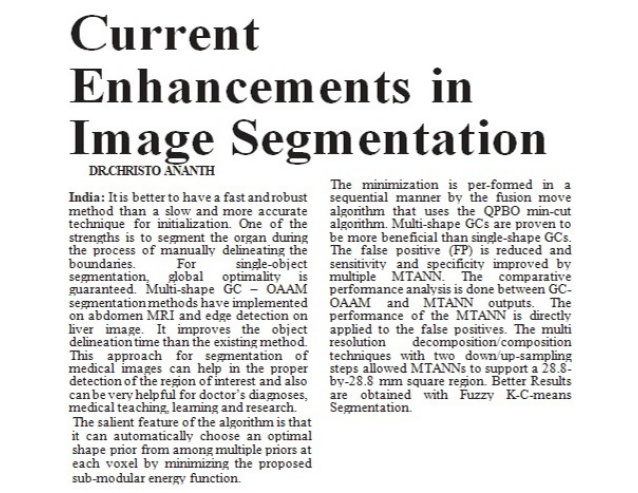
#> input picture joined comps/np/christo-ananth-newspaper-article-current-enhancements-in-image-segmentation-morning-india-india-january-2019-pp-06-1-638.jpg, 638 x 493 px
$ python binary_cv.py --image np/christo-ananth-newspaper-article-current-enhancements-in-image-segmentation-morning-india-india-january-2019-pp-06-1-638.jpg
#> lines starting #> are read from the running program, lines starting #| are printed output that depends on the picture; after the words box and inside, x2 and y2 are one past the last pixel; in counts of white or black regions, pixels touching at a corner belong together; long printed decimals are rounded
### joined comps/blur_ar.py
from imutils import paths
import argparse
import matplotlib.pyplot as plt
import numpy as np
import cv2


# [5 lines left out: function check_box_not_empty, not called in this run]

def check_aspect_ratio(image):
    #print(image.shape)
    img = image.copy()
    #print(type(image[0][0]))

    imgh , imgw = image.shape
    cv2.imshow("img",image)

    """ for i in range(imgh):
        for j in range(imgw):
            if image[i][j]> 0 and image[i,j] >120:
                print(i,j,image[i,j]) """

    image1 = cv2.cvtColor(image*255, cv2.COLOR_GRAY2BGR)

    num_levels, labels, stats, centroids = cv2.connectedComponentsWithStats(image, connectivity=4)
    #print(num_levels , len(labels),len(stats))
    valid_chars = []
    long_lines = []
    joined_comps = []
    huge_boxes = []
    dots = []
    hyphens = []
    #print("labels",labels)

    #print("stats",stats)
    sorted_stats = stats[np.argsort(stats[:, 3])]
    #print(sorted_stats)

    for i, stat in enumerate(sorted_stats):
        x , y , w , h = stat[0] , stat[1] ,stat[2] , stat[3]

        if ( w/h > 35 and h<6 ) or ( h/w > 25 and w < 6)  :
            #image = cv2.rectangle(image1,(x,y),(x+w,y+h),(0,255,255),1)
            long_lines.append(i)
            #print(w,h,w*h,h/w)

        elif w*h >2500 or ( w*h > 1700 and check_box_not_empty(sorted_stats[i:],x,y,x+w,y+h) ):
            #image = cv2.rectangle(image1,(x,y),(x+w,y+h),(0,255,0),2)
            huge_boxes.append(i)

        elif w*h >= 4 and w*h < 25 and w/h >= 2.5 and w/h < 5:
            #image = cv2.rectangle(image1,(x,y),(x+w,y+h),(255,255,0),2)
            hyphens.append(i)
            #print("hypehn",w,h,w/h,h/w,w*h)

        elif w*h < 7 or ( w*h <= 12 and w/h<= 2 and w/h >= 0.5) or ( w*h <= 16 and w/h< 1.7 and w/h >= 0.6) :
            #image = cv2.rectangle(image1,(x,y),(x+w,y+h),(255,255,255),1)
            dots.append(i)
            #print("dot",w,h,w*h,w/h,h/w)
            """ k = stat[1]+h//2
            n = stat[0]+ w//2
            print("pixel",img[k,n]) """

        elif ( w/h > 2 and w*h >= 25 ) :
            image = cv2.rectangle(image1,(x,y),(x+w,y+h),(0,0,255),1)
            joined_comps.append(i)
            #print(w,h,w*h,w/h,h/w)

        else :
            #image = cv2.rectangle(image1,(x,y),(x+w,y+h),(255,0,0),2)
            valid_chars.append(i)
            #print(w,h,w/h,h/w,h*w,area)
            #print(w,h,w*h,w/h,h/w)
        #print(w,h,w*h,w/h,h/w)
        """ if h/w >= 3 :
            vertc = vertc + 1 """
            #image = cv2.rectangle(image1,(x,y),(x+w,y+h),(255,255,255),2)

        k = stat[1]+h//2
        n = stat[0]+ w//2
        #print("pixel",img[k,n])
        #print("pixel",image[stat[1]+h//2,stat[0]+ w//2])
    #print("centroids",centroids)

    cv2.imwrite("test2/image1.jpg",image1)
    print("Total :",len(long_lines)+len(huge_boxes)+len(hyphens)+len(dots)+len(joined_comps)+len(valid_chars))
    print("Number of levels :",len(stats))
    print("Number of boxes :",len(huge_boxes))
    print("Number of lines :",len(long_lines))
    print("Number of hyphens :",len(hyphens))
    print("Number of valid chars :",len(valid_chars))
    print("Number of dots :",len(dots))
    print("Number of joined comps :",len(joined_comps))
    print("Total - dots :",len(stats)-len(dots))

    print("Joined comp % (Total-dots) :",(len(joined_comps)/(len(stats)- len(dots)))* 100,"%")
    print("Dots % Total :", (len(dots)/len(stats))*100,"%")

    cv2.imshow("final",image)
    cv2.waitKey(0)
    return (len(joined_comps)/(len(stats)- len(dots)))* 100 , (len(dots)/len(stats))*100

### joined comps/binary_cv.py
# Python program to illustrate HoughLine
# method for line detection
from blur_ar import check_aspect_ratio
import cv2
import numpy as np
from imutils import paths
import argparse

ap = argparse.ArgumentParser()
ap.add_argument("-i", "--image", required=True,
	help="path to input image")
args = vars(ap.parse_args())

print(args["image"])
image = cv2.imread(args['image'])
#> image is the input picture: shape (493, 638, 3); mean B, G, R 226.9, 227.4, 227.6

#img = cv2.resize(image,(600,800),interpolation=cv2.INTER_CUBIC)
# Convert the img to grayscale
gray = cv2.cvtColor(image,cv2.COLOR_BGR2GRAY)
cv2.imshow("gray",gray)

# Apply edge detection method on the image
_, thresh = cv2.threshold(gray,127,255,cv2.THRESH_BINARY_INV+cv2.THRESH_OTSU)
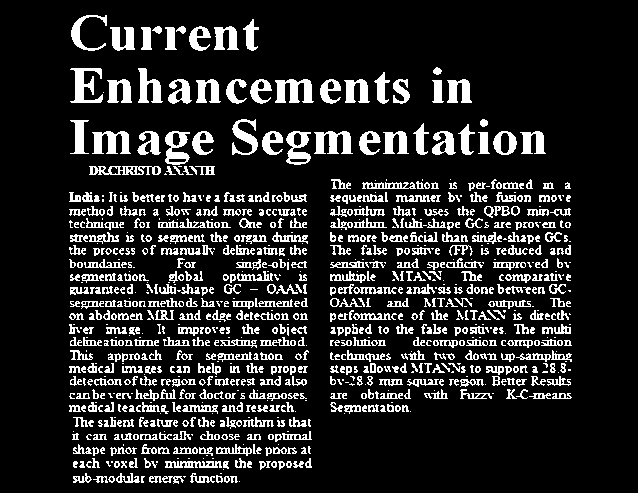
#> thresh: shape (493, 638); 15.1% white; 964 white regions (259 under 20 px), largest, box (x1, y1, x2, y2) and area: (275, 79, 314, 103) 608, (70, 68, 103, 103) 573, (314, 131, 353, 154) 571
cv2.imshow("Tresh",thresh)
ar = check_aspect_ratio(thresh)
#> in check_aspect_ratio, `num_levels, labels, stats, centroids = cv2.connectedComponentsWithStat..`:
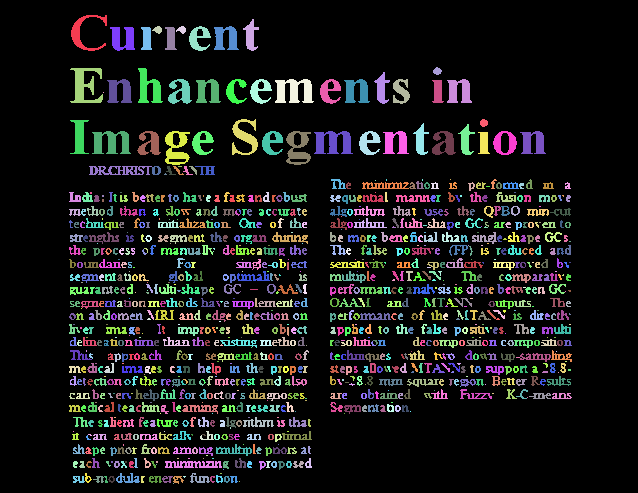
#> labels: shape (493, 638) int32; 1090 distinct labels, from 0 to 1089; one colour per label, 0 black
#> in check_aspect_ratio, `num_levels, labels, stats, centroids = cv2.connectedComponentsWithStat..`: num_levels = 1090; stats = 1090 rows, first 6: [0, 0, 638, 493, 266898], [71, 15, 36, 36, 383], [243, 19, 16, 32, 248], [152, 26, 10, 8, 50], [176, 26, 10, 8, 49], [189, 26, 22, 25, 284]; centroids = 1090 pairs, first value 70.33 to 569.5, second value 29.31 to 483
#> in check_aspect_ratio, `sorted_stats = stats[np.argsort(stats[:, 3])]`: sorted_stats = 1090 rows, first 6: [271, 310, 2, 1, 2], [268, 245, 2, 1, 2], [417, 245, 2, 1, 2], [241, 337, 1, 1, 1], [368, 337, 2, 1, 2], [472, 337, 2, 1, 2]
#> the loop in check_aspect_ratio, `for i, stat in enumerate(sorted_stats):` made 1090 passes
#> (stat, x, y, w, k, n) on passes 1 to 3: ([271, 310, 2, 1, 2], 271, 310, 2, 310, 272), ([268, 245, 2, 1, 2], 268, 245, 2, 245, 269), ([417, 245, 2, 1, 2], 417, 245, 2, 245, 418)
#> after the loop in check_aspect_ratio, `for i, stat in enumerate(sorted_stats):`:
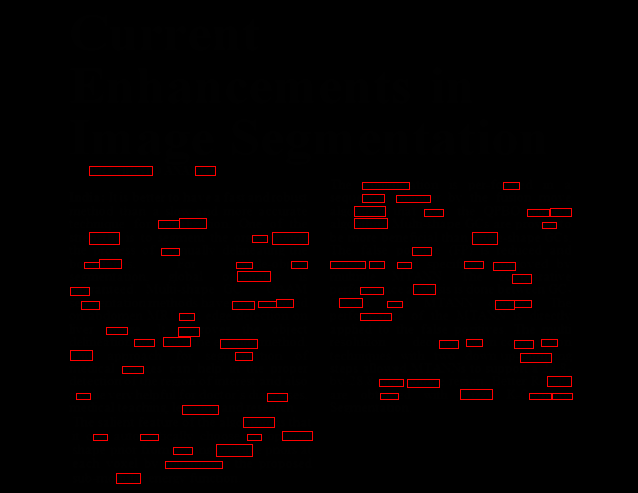
#> image1: shape (493, 638, 3); mean B, G, R 0.1, 0.1, 4
#> after the loop in check_aspect_ratio, `for i, stat in enumerate(sorted_stats):`: dots = 208 values from 0 to 217; huge_boxes = [1089]; hyphens = [17, 37, 61, 69, 82, 122, 138, 208]; joined_comps = 76 values from 236 to 1043; long_lines = []; valid_chars = 797 values from 27 to 1088
#| Total : 1090
#| Number of levels : 1090
#| Number of boxes : 1
#| Number of lines : 0
#| Number of hyphens : 8
#| Number of valid chars : 797
#| Number of dots : 208
#| Number of joined comps : 76
#| Total - dots : 882
#| Joined comp % (Total-dots) : 8.617 %
#| Dots % Total : 19.083 %
#> ar = (8.62, 19.08)
text = "Not Blurry"
color = (0,255,0)
#> (the run stopped early here; a loop or call above may not have finished)
